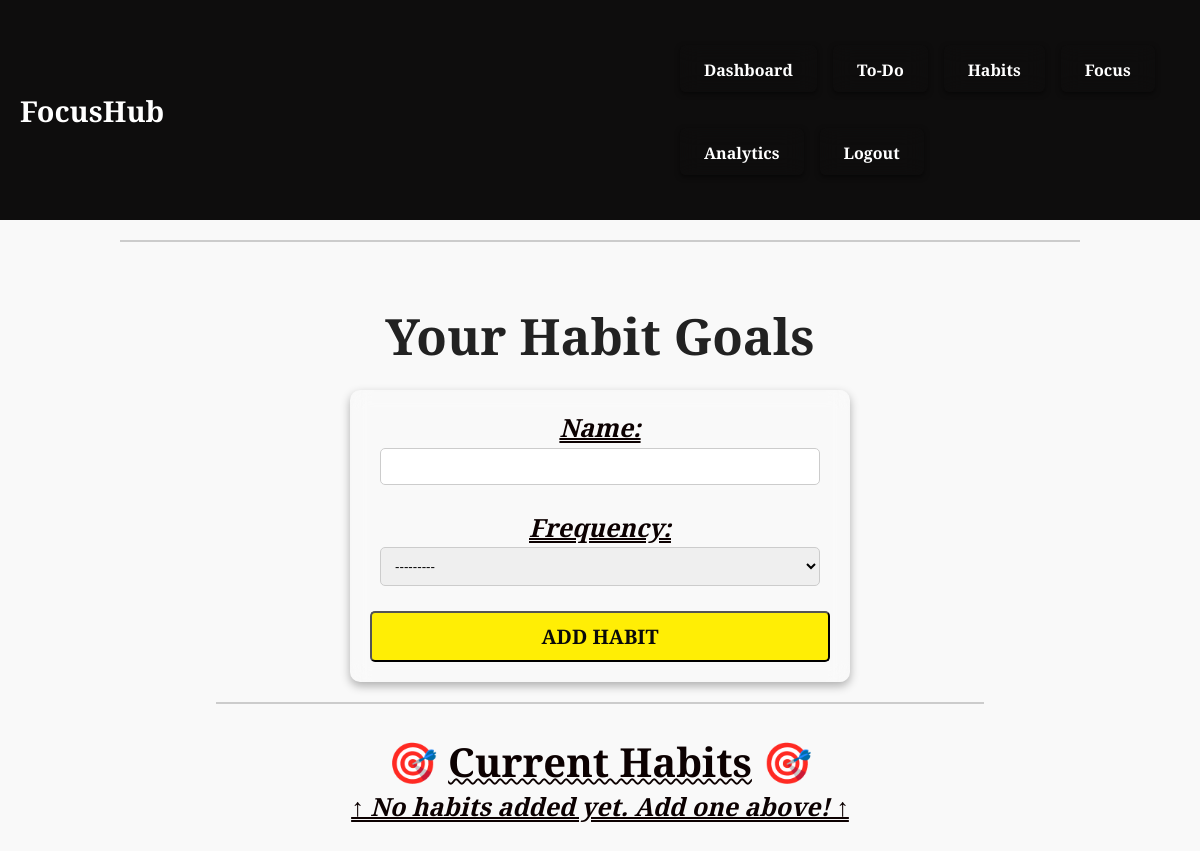
/habits/ (signed in), run on an earlier commit of the app's database.
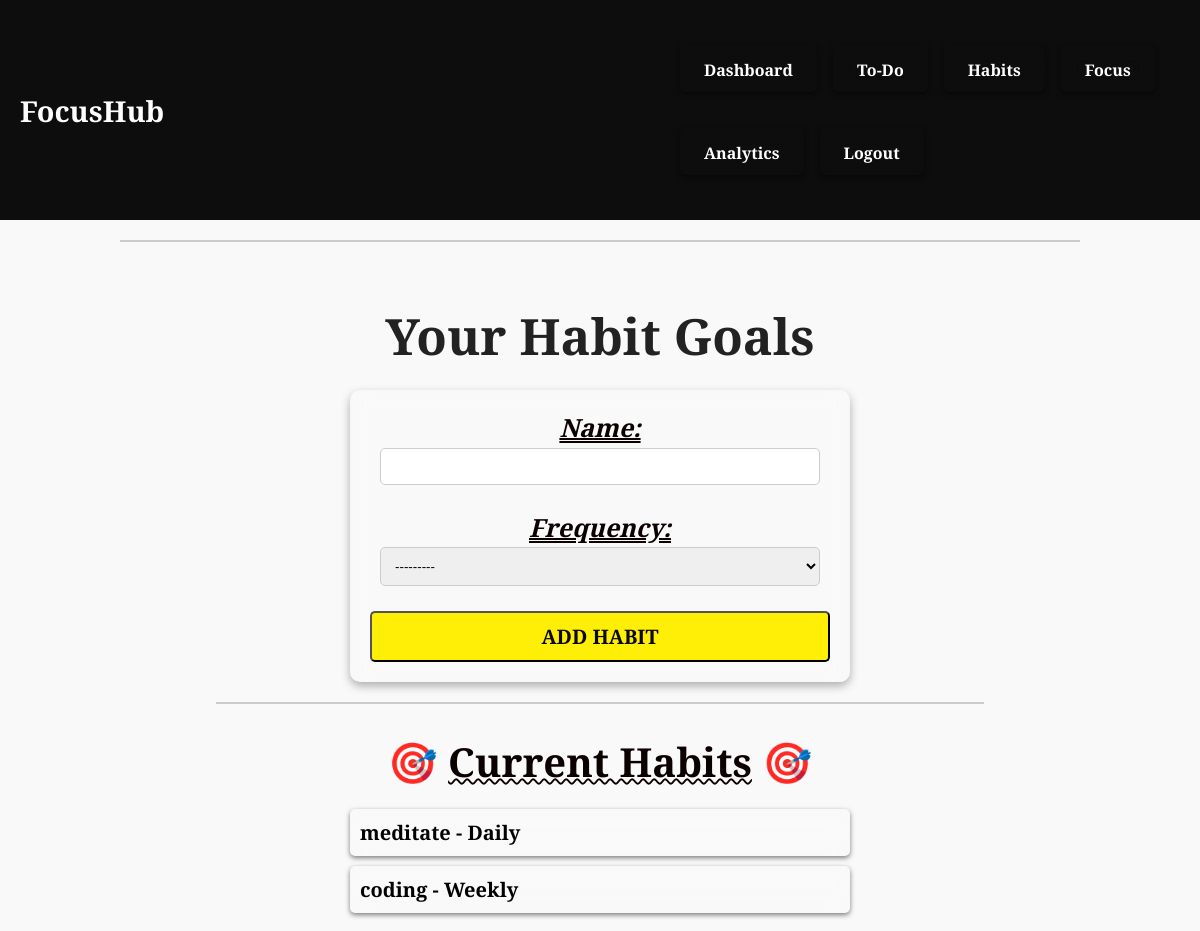
And on a later commit of the database.
### hub/models.py (models this page shows, shortened)
class Habit(models.Model):
    user = models.ForeignKey(User, on_delete=models.CASCADE)
    name = models.CharField(max_length=255)
    frequency = models.CharField(max_length=10, choices=[('daily', 'Daily'), ('weekly', 'Weekly')])
    created_at = models.DateTimeField(auto_now_add=True)

### hub/utils.py (the view)
    def wrapper(request, *args, **kwargs):
        if request.user.is_authenticated:
            session = FocusSession.objects.filter(user=request.user, end_time__isnull=True).first()
            allowed_paths = ['/focus/', '/confirm_completion/', '/logout/']
            if session and request.path not in allowed_paths:
                return redirect('focus')
        return view_func(request, *args, **kwargs)

### hub/forms.py (shortened to what this page needs)
class HabitForm(forms.ModelForm):
    class Meta:
        model = Habit
        fields = ['name', 'frequency']
        widgets = {'frequency': forms.Select(choices=Habit._meta.get_field('frequency').choices)}

### hub/utils.py (called while the page is built)
def enforce_focus_lock(view_func):
    def wrapper(request, *args, **kwargs):
        if request.user.is_authenticated:
            session = FocusSession.objects.filter(user=request.user, end_time__isnull=True).first()
            allowed_paths = ['/focus/', '/confirm_completion/', '/logout/']
            if session and request.path not in allowed_paths:
                return redirect('focus')
        return view_func(request, *args, **kwargs)
    return wrapper

### hub/views.py (called while the page is built)
@enforce_focus_lock
@login_required
def habits_view(request):
    if request.method == 'POST':
        form = HabitForm(request.POST)
        if form.is_valid():
            habit = form.save(commit=False)
            habit.user = request.user
            habit.save()
            return redirect('dashboard')
    else:
        form = HabitForm()
    habits = Habit.objects.filter(user=request.user)
    return render(request, 'habits.html', {'form': form, 'habits': habits})

### templates/habits.html (shortened to what this page needs)
{% extends "base.html" %}
{% block content %}
    <h2>Your Habit Goals</h2>
    <form method="post">
        {{ form.as_p }}
        <button type="submit">Add Habit</button>
    </form>
    <hr>
    <h3>🎯 <span class="Habit">Current Habits</span> 🎯</h3>
    {% if habits %}
        <ul>
            {% for habit in habits %}
                <li>
                    {{ habit.name }} - {{ habit.frequency|capfirst }}
                </li>
            {% endfor %}
        </ul>
    {% else %}
        <p> ↑ No habits added yet. Add one above! ↑	</p>
    {% endif %}
{% endblock %}

What changed in the data, as far as the page shows it:
added Habit: name "meditate", frequency "Daily"
added Habit: name "coding", frequency "Weekly"
Also different on the page:
text no longer shown: "↑ No habits added yet. Add one above! ↑"
